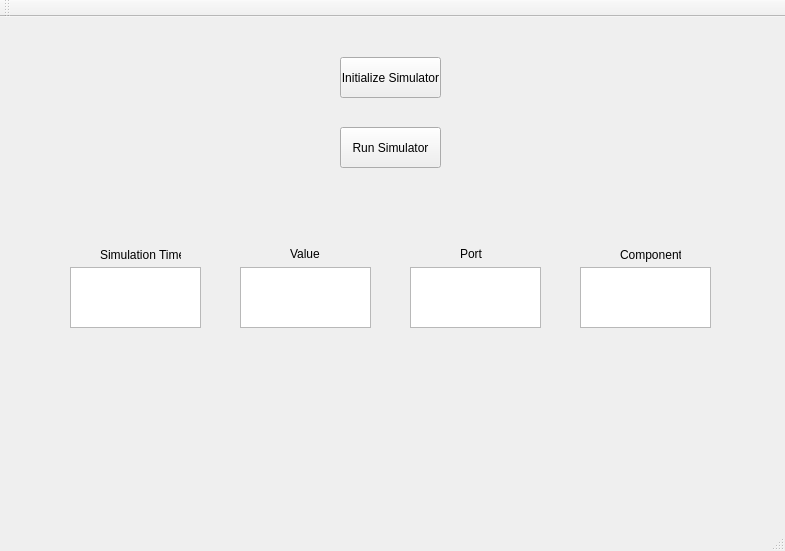
<?xml version="1.0" encoding="UTF-8"?>
<ui version="4.0">
 <class>MainGui</class>
 <widget class="QMainWindow" name="MainGui">
  <property name="geometry">
   <rect>
    <x>0</x>
    <y>0</y>
    <width>785</width>
    <height>551</height>
   </rect>
  </property>
  <property name="windowTitle">
   <string>MainGui</string>
  </property>
  <widget class="QWidget" name="centralWidget">
   <widget class="QPushButton" name="initializeButton">
    <property name="geometry">
     <rect>
      <x>340</x>
      <y>40</y>
      <width>101</width>
      <height>41</height>
     </rect>
    </property>
    <property name="text">
     <string>Initialize Simulator</string>
    </property>
   </widget>
   <widget class="QPushButton" name="runButton">
    <property name="geometry">
     <rect>
      <x>340</x>
      <y>110</y>
      <width>101</width>
      <height>41</height>
     </rect>
    </property>
    <property name="text">
     <string>Run Simulator</string>
    </property>
   </widget>
   <widget class="QTextBrowser" name="textBrowser">
    <property name="geometry">
     <rect>
      <x>70</x>
      <y>250</y>
      <width>131</width>
      <height>61</height>
     </rect>
    </property>
   </widget>
   <widget class="QLabel" name="label">
    <property name="geometry">
     <rect>
      <x>100</x>
      <y>230</y>
      <width>81</width>
      <height>16</height>
     </rect>
    </property>
    <property name="text">
     <string>Simulation Time</string>
    </property>
   </widget>
   <widget class="QTextBrowser" name="textBrowser_2">
    <property name="geometry">
     <rect>
      <x>240</x>
      <y>250</y>
      <width>131</width>
      <height>61</height>
     </rect>
    </property>
   </widget>
   <widget class="QLabel" name="label_2">
    <property name="geometry">
     <rect>
      <x>620</x>
      <y>230</y>
      <width>61</width>
      <height>16</height>
     </rect>
    </property>
    <property name="text">
     <string>Component</string>
    </property>
   </widget>
   <widget class="QTextBrowser" name="textBrowser_3">
    <property name="geometry">
     <rect>
      <x>410</x>
      <y>250</y>
      <width>131</width>
      <height>61</height>
     </rect>
    </property>
   </widget>
   <widget class="QLabel" name="label_3">
    <property name="geometry">
     <rect>
      <x>460</x>
      <y>230</y>
      <width>47</width>
      <height>13</height>
     </rect>
    </property>
    <property name="text">
     <string>Port</string>
    </property>
   </widget>
   <widget class="QTextBrowser" name="textBrowser_4">
    <property name="geometry">
     <rect>
      <x>580</x>
      <y>250</y>
      <width>131</width>
      <height>61</height>
     </rect>
    </property>
   </widget>
   <widget class="QLabel" name="label_4">
    <property name="geometry">
     <rect>
      <x>290</x>
      <y>230</y>
      <width>47</width>
      <height>13</height>
     </rect>
    </property>
    <property name="text">
     <string>Value</string>
    </property>
   </widget>
  </widget>
  <widget class="QMenuBar" name="menuBar">
   <property name="geometry">
    <rect>
     <x>0</x>
     <y>0</y>
     <width>785</width>
     <height>21</height>
    </rect>
   </property>
  </widget>
  <widget class="QToolBar" name="mainToolBar">
   <attribute name="toolBarArea">
    <enum>TopToolBarArea</enum>
   </attribute>
   <attribute name="toolBarBreak">
    <bool>false</bool>
   </attribute>
  </widget>
  <widget class="QStatusBar" name="statusBar"/>
 </widget>
 <layoutdefault spacing="6" margin="11"/>
 <resources/>
 <connections/>
</ui>
